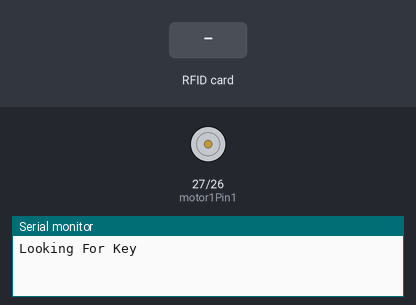
Bench run of a sketch on a simulated ESP32. On the bench: motor-driver pin pairs drawn as motors (green arrow = first pin HIGH = forward, orange = second pin HIGH = backward, longer = more drive, scaled by the enable pin), the last lines printed to the serial monitor. The test bench sets the inputs (shaded band).

Above: at 1.2 s.
1.3 s: RFID card 73 91 61 1C held to the reader
At 2.6 s:
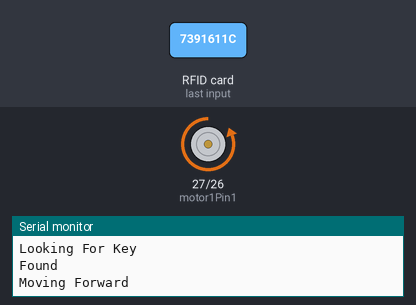
At 9.1 s:
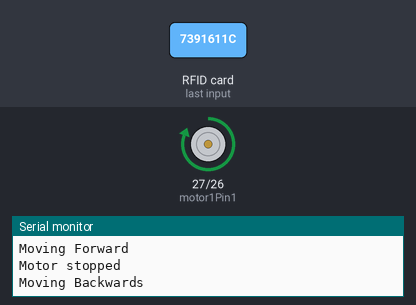
Timing chart, 0 to 11.8 s (numbered marks = the images above; inputs shaded):
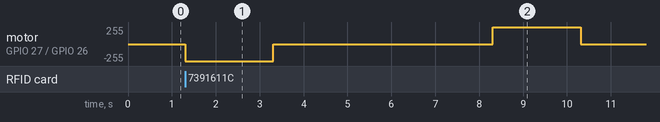

Measured:
- after the input at 1.3 s, motor on GPIO 27 (motor1Pin1) / GPIO 26 (motor1Pin2): stopped → backward 255/255 at once, → stopped 2.0 s later, → forward 255/255 5.0 s later, → stopped 2.0 s later

The sketch:

ver1code.ino
```cpp
#include <SPI.h>
#include <MFRC522.h>


#define RST_PIN 10
#define SS_PIN 5

byte readCard[4];
String NicksKey = "7391611C";
String tagID = "";

MFRC522 mfrc522(SS_PIN, RST_PIN);

// Motor A
int motor1Pin1 = 27;
int motor1Pin2 = 26;
int enable1Pin = 14;

// Setting PWM properties
const int freq = 60000;
const int pwmChannel = 0;
const int resolution = 8;
int dutyCycle = 255;

void setup() {
  Serial.begin(115200);   // Initialize serial communications with the PC
  Serial.println("Looking For Key");
  SPI.begin();      // Init SPI bus
  mfrc522.PCD_Init();   // Init MFRC522

   // sets the pins as outputs:
  pinMode(motor1Pin1, OUTPUT);
  pinMode(motor1Pin2, OUTPUT);
  pinMode(enable1Pin, OUTPUT);

   // configure LED PWM functionalitites
  ledcSetup(pwmChannel, freq, resolution);

  // attach the channel to the GPIO to be controlled
  ledcAttachPin(enable1Pin, pwmChannel);
}

void loop() {
  // put your main code here, to run repeatedly:
  while (getID())
  {
    if ( tagID == NicksKey)
    {
      Serial.println("Found");
      // Move the DC motor forward at maximum speed
      Serial.println("Moving Forward");
      digitalWrite(motor1Pin1, LOW);
      digitalWrite(motor1Pin2, HIGH);
      analogWrite(enable1Pin, dutyCycle);
      delay(2000);

      // Stop the DC motor
      Serial.println("Motor stopped");
      digitalWrite(motor1Pin1, LOW);
      digitalWrite(motor1Pin2, LOW);

      delay(5000);

      // Move DC motor backwards at maximum speed
      Serial.println("Moving Backwards");
      digitalWrite(motor1Pin1, HIGH);
      digitalWrite(motor1Pin2, LOW);
      analogWrite(enable1Pin, dutyCycle);
      delay(2000);

      // Stop the DC motor
      Serial.println("Motor stopped");
      digitalWrite(motor1Pin1, LOW);
      digitalWrite(motor1Pin2, LOW);

    }
    }
  }

  //Read new tag if available
boolean getID()
{
  // Getting ready for Reading PICCs
  if ( ! mfrc522.PICC_IsNewCardPresent()) { //If a new PICC placed to RFID reader continue
  return false;
  }
  if ( ! mfrc522.PICC_ReadCardSerial()) { //Since a PICC placed get Serial and continue
  return false;
  }
  tagID = "";
  for ( uint8_t i = 0; i < 4; i++) { // The MIFARE PICCs that we use have 4 byte UID
  //readCard[i] = mfrc522.uid.uidByte[i];
  tagID.concat(String(mfrc522.uid.uidByte[i], HEX)); // Adds the 4 bytes in a single String variable
  }
  tagID.toUpperCase();
  mfrc522.PICC_HaltA(); // Stop reading
  return true;
}
```
